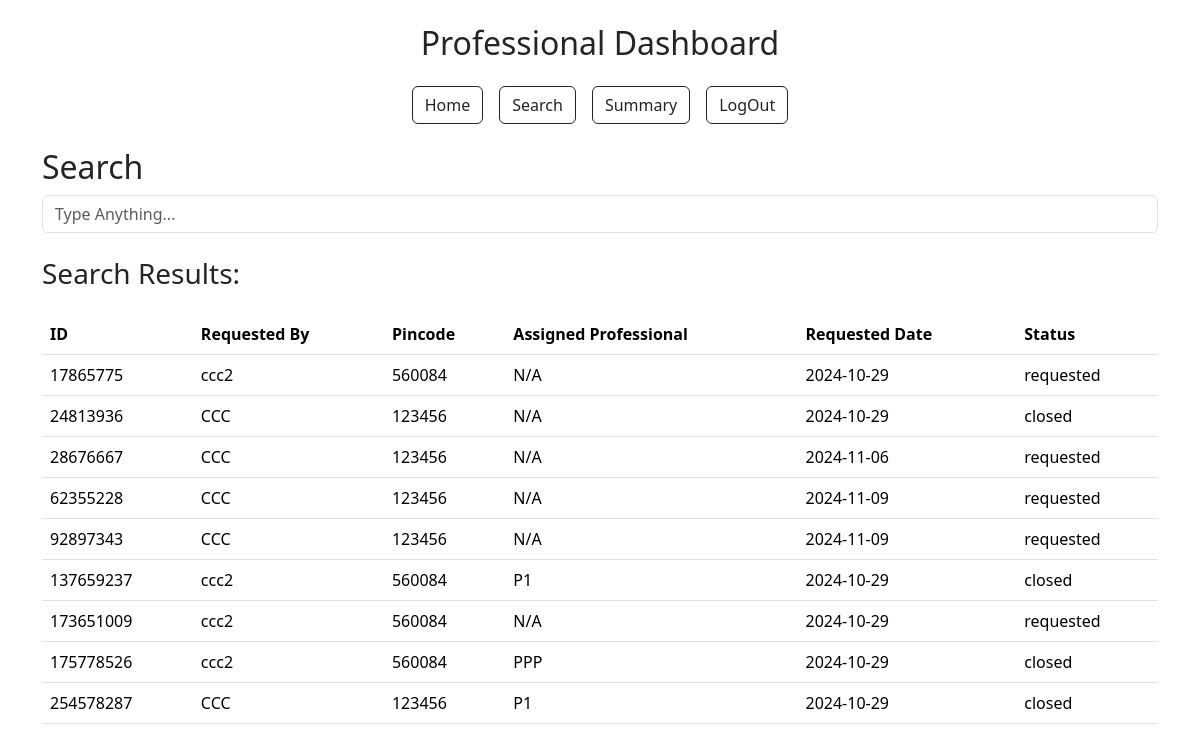
Screenshot of /search (signed in) with the database file from the repository.
### models.py (models this page shows)
class ServiceRequest(db.Model):
    __tablename__ = 'service_request'
    id = db.Column(db.Integer, primary_key=True)
    customer_id = db.Column(db.Integer, db.ForeignKey('customer.id'), nullable=False)  # Reference to Customer
    professional_id = db.Column(db.Integer, db.ForeignKey('professional.id'), nullable=True)  # Reference to Professional
    service_id = db.Column(db.Integer, db.ForeignKey('service.id'), nullable=False)
    date_of_request = db.Column(db.DateTime, default=datetime.utcnow, nullable=False)
    date_of_completion = db.Column(db.DateTime, nullable=True)
    status = db.Column(db.String(20), default='requested', nullable=False)
    rating = db.Column(db.Integer, nullable=True)
    remarks = db.Column(db.Text, nullable=True)
    rejected_by = db.Column(MutableList.as_mutable(JSON), default=[])
    customer = db.relationship('Customer', back_populates='service_requests')
    service = db.relationship('Service', back_populates='service_requests')
    professional = db.relationship('Professional', back_populates='service_requests')
    review = db.relationship('Review', back_populates='service_request', lazy=True)

class User(db.Model):
    __tablename__ = "user"
    id = db.Column(db.Integer, primary_key=True)
    username = db.Column(db.String(80), unique=True, nullable=False)
    passhash = db.Column(db.String(80), nullable=False)
    name = db.Column(db.String(80), nullable=False)
    role = db.Column(db.String(20), nullable=False)
    is_blocked = db.Column(db.Boolean, default=False, nullable=False)
    is_admin = db.Column(db.Boolean, default=False, nullable=False)
    professional = db.relationship('Professional', backref='user', lazy=True)
    customer = db.relationship('Customer', backref='user', lazy=True)

class Customer(db.Model):
    __tablename__ = 'customer'
    id = db.Column(db.Integer, db.ForeignKey('user.id'), primary_key=True)
    address = db.Column(db.Text, nullable=False)
    pincode = db.Column(db.String(6), nullable=False)
    contact = db.Column(db.String(10), nullable=False)
    service_requests = db.relationship('ServiceRequest', back_populates='customer', lazy=True)

### app.py (the view)
@app.route('/search', methods=['GET', 'POST'])
def search():
    if 'user_role' not in session:
        flash('Please log in first', 'danger')
        return redirect(url_for('login'))
    if session['user_role'] == 'admin':
        user = {'is_blocked': False}
    else:
        user = User.query.get(session['user_id'])
    customers = Customer.query.all()
    professionals = Professional.query.all()
    services = Service.query.all()
    service_requests = ServiceRequest.query.all()
    return render_template('search.html', user=user, customers=customers, professionals=professionals, services=services, service_requests=service_requests)

### templates/search.html (shortened to what this page needs)
{% extends "layout.html" %}  {% block content %}
<h2>Search</h2>
<div class="input-group">
  <input
    type="text"
    class="form-control"
    id="Name"
    name="Name"
    placeholder="Type Anything..."
  />
</div>
<h3 class="my-4">Search Results:</h3>
{% if session.get('user_role') == 'admin' %} {% if service_requests|length > 0
%}
<h4>Service Requests:</h4>
<div class="table-responsive admin">
  <table class="table">
    <thead>
      <tr>
        <th>ID</th>
        <th>Requested By</th>
        <th>Assigned Professional</th>
        <th>Requested Date</th>
        <th>Status</th>
      </tr>
    </thead>
    <tbody>
      {% for service_request in service_requests %}
      <tr class="item">
        <td>{{service_request.id}}</td>
        <td>{{ service_request.customer.user.name}}</td>
        <td>
          {{ service_request.professional.user.name if
          service_request.professional else 'N/A' }}
        </td>
        <td>{{service_request.date_of_request.strftime('%Y-%m-%d') }}</td>
        <td>{{service_request.status}}</td>
      </tr>
      {% endfor %}
    </tbody>
  </table>
</div>
{% endif %}
<h4>Customers:</h4>
<div class="table-responsive admin">
  <table class="table">
    <thead>
      <tr>
        <th>ID</th>
        <th>Name</th>
        <th>Address</th>
        <th>Contact</th>
        <th>Pincode</th>
      </tr>
    </thead>
    <tbody>
      {% for customer in customers %}
      <tr class="item">
        <td>{{customer.id}}</td>
        <td>{{customer.user.name}}</td>
        <td>{{customer.address}}</td>
        <td>{{customer.contact}}</td>
        <td>{{customer.pincode}}</td>
      </tr>
      {% endfor %}
    </tbody>
  </table>
</div>
<h4>Professionals:</h4>
<div class="table-responsive admin">
  <table class="table">
    <thead>
      <tr>
        <th>ID</th>
        <th>Name</th>
        <th>Experience</th>
        <th>Service Name</th>
        <th>Pincode</th>
      </tr>
    </thead>
    <tbody>
      {% for professional in professionals %}
      <tr class="item">
        <td>{{professional.id}}</td>
        <td>{{professional.user.name}}</td>
        <td>{{professional.experience}}</td>
        <td>{{professional.service_name}}</td>
        <td>{{professional.pincode}}</td>
      </tr>
      {% endfor %}
    </tbody>
  </table>
</div>
{% elif session.get('user_role') == 'professional' %}
<div class="table-responsive">
  <table class="table">
    <thead>
      <tr>
        <th>ID</th>
        <th>Requested By</th>
        <th>Pincode</th>
        <th>Assigned Professional</th>
        <th>Requested Date</th>
        <th>Status</th>
      </tr>
    </thead>
    <tbody>
      {% for service_request in service_requests %}
      <tr class="item">
        <td>{{service_request.id}}</td>
        <td>{{ service_request.customer.user.name }}</td>
        <td>{{service_request.customer.pincode}}</td>
        <td>
          {{ service_request.professional.user.name if
          service_request.professional else 'N/A' }}
        </td>
        <td>{{service_request.date_of_request.strftime('%Y-%m-%d') }}</td>
        <td>{{service_request.status}}</td>
      </tr>
      {% endfor %}
    </tbody>
  </table>
</div>
{% endif %} {% endblock %}

### rows the page displays
ServiceRequest: id "17865775", customer.user.name "ccc2", customer.pincode "560084", professional.user "N/A", date_of_request "2024-10-29", status "requested"
ServiceRequest: id "24813936", customer.user.name "CCC", customer.pincode "123456", professional.user "N/A", date_of_request "2024-10-29", status "closed"
ServiceRequest: id "28676667", customer.user.name "CCC", customer.pincode "123456", professional.user "N/A", date_of_request "2024-11-06", status "requested"
ServiceRequest: id "62355228", customer.user.name "CCC", customer.pincode "123456", professional.user "N/A", date_of_request "2024-11-09", status "requested"
ServiceRequest: id "92897343", customer.user.name "CCC", customer.pincode "123456", professional.user "N/A", date_of_request "2024-11-09", status "requested"
ServiceRequest: id "137659237", customer.user.name "ccc2", customer.pincode "560084", professional.user "P1", date_of_request "2024-10-29", status "closed"
ServiceRequest: id "173651009", customer.user.name "ccc2", customer.pincode "560084", professional.user "N/A", date_of_request "2024-10-29", status "requested"
ServiceRequest: id "175778526", customer.user.name "ccc2", customer.pincode "560084", professional.user "PPP", date_of_request "2024-10-29", status "closed"
ServiceRequest: id "254578287", customer.user.name "CCC", customer.pincode "123456", professional.user "P1", date_of_request "2024-10-29", status "closed"

### other values shown
{{ session.get('user_role') }} "Professional"
